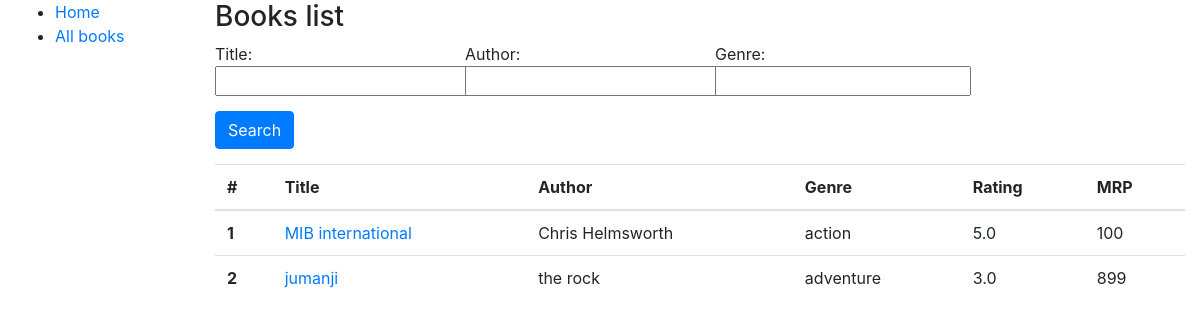
The page /books/ on the database its author committed.
### store/models.py (models this page shows, shortened)
class Book(models.Model):
    title=models.CharField(max_length=50)
    author=models.CharField(max_length=50)
    genre=models.CharField(max_length=50)
    description=models.TextField(null=True)
    mrp=models.PositiveIntegerField()
    rating=models.FloatField(default=0.0)
    class Meta:
        ordering=('title',)

### store/views.py (the view, shortened to what this page needs)
# urls.py: path('books/',bookListView,name="book-list"),
def bookListView(request):
    template_name='store/book_list.html'
    context={
        'books':None, # set here the list of required books upon filtering using the GET parameters
    }
    get_data = request.GET
    queries = ['title', 'author', 'genre']
    for x in queries:
        query = get_data.get(x,None)
        books=Book.objects.all()
    context={
        'books':books,
        }
    return render(request,template_name, context=context)

### store/templates/store/book_list.html (shortened to what this page needs)
{% extends "store/base.html" %}
{% block content %}
<h3>Books list</h3>
<div class="row">
    <div class="col-sm-3">
        Title: <input type="text" name="title" id="title">
    </div>
    <div class="col-sm-3">
        Author: <input type="text" name="author" id="author">
    </div>
    <div class="col-sm-3">
        Genre: <input type="text" name="genre" id="genre">
    </div>
</div>
<div class="row">
    <button id="search_button"  class="btn btn-primary">Search</button>
</div>
<table class="table">
    <thead>
        <tr>
        <th scope="col">#</th>
        <th scope="col">Title</th>
        <th scope="col">Author</th>
        <th scope="col">Genre</th>
        <th scope="col">Rating</th>
        <th scope="col">MRP</th>
        </tr>
    </thead>
    <tbody>
        {% for book in books %}
        <tr>
        <th scope="row">{{forloop.counter}}</th>
        <td><a href="/book/{{book.id}}">{{book.title}}</a></td>
        <td>{{book.author}}</td>
        <td>{{book.genre}}</td>
        <td>{{book.rating}}</td>
        <td>{{book.mrp}}</td>
        </tr>
        {% endfor %}
    </tbody>
</table>
{% endblock %}

### store/templates/store/base.html (shortened to what this page needs)
<html>
<head>
  <link rel="stylesheet" href="https://stackpath.bootstrapcdn.com/bootstrap/4.3.1/css/bootstrap.min.css">
  {% load static %}
</head>
<body>
    <div class="container-fluid">
        <div class="row">
        <div class="col-sm-2">
        {% block sidebar %}
        <ul class="sidebar-nav">
            <li><a href="{% url 'index' %}">Home</a></li>
            <li><a href="{% url 'book-list' %}">All books</a></li>
        </ul>
        {% endblock %}
        </div>
        <div class="col-sm-10 ">
        {% block content %}{% endblock %}
        </div>
        </div>
    </div>
</body>
</html>

### store/templates/store/book_list.html (style rules this page uses)
#search_button { margin: 15px; }

### rows shown on the page
Book: title "MIB international", author "Chris Helmsworth", genre "action", rating "5.0", mrp "100"
Book: title "jumanji", author "the rock", genre "adventure", rating "3.0", mrp "899"
